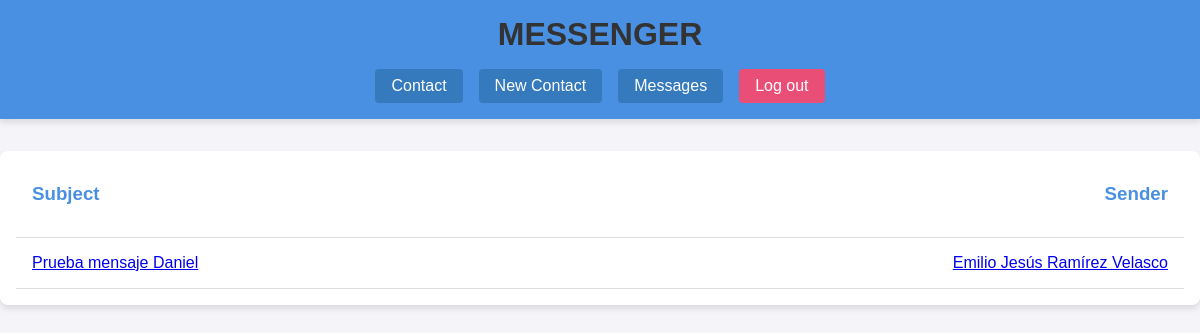
The page /messages.php (signed in) on the database its author committed.
### tables this page shows
CREATE TABLE `messages` (
  `idmessage` int UNSIGNED NOT NULL,
  `refsender` int UNSIGNED NOT NULL,
  `refrecipient` int UNSIGNED NOT NULL,
  `date` date NOT NULL,
  `time` time NOT NULL,
  `subject` varchar(50) NOT NULL DEFAULT '[without subject]',
  `body` varchar(200) DEFAULT NULL,
  `leido` tinyint(1) NOT NULL DEFAULT '0'
);

CREATE TABLE `users` (
  `iduser` int UNSIGNED NOT NULL,
  `nick` varchar(16) NOT NULL,
  `password` varchar(16) NOT NULL DEFAULT '0000',
  `name` varchar(50) NOT NULL
);

### messages.php (the view, shortened to what this page needs)
<!doctype html>
<html lang="en">
<head>
    <link rel="stylesheet" href="assets/style.css">
</head>
<body>
<?php
require_once("assets/header.php");
$nick = $_SESSION["usuario"];
$conection = (new Connection())->getPdo();
$response = $conection->prepare("SELECT A.`idmessage`,A.`refsender`,A.`date`,A.`time`,A.`subject`,A.`body`,A.`leido`, E.name, E.nick, E.iduser FROM messages A, users E WHERE refrecipient =(SELECT iduser FROM users WHERE nick = :nick) AND A.refsender = E.iduser");
$response->bindParam(':nick', $nick);
$response->execute();
$table = $response->fetchAll();
?>
<main>
    <div class="container">
        <?php
        if (!isset($_REQUEST["i"])) {
            ?>
            <div id="tablaMensajes">
                <div id="mensajes">
                    <div class="mensaje titulo">
                        <h3>Subject</h3>
                        <h3>Sender</h3>
                    </div>
                    <?php
                    for ($i = 0; $i < $response->rowCount(); $i++) {
                        ?>
                        <a href="messages.php?i=<?= $i ?>">
                            <?php
                            if ($table[$i]["leido"] == 1) {
                                ?>
                                <div class="apartado mensaje">
                                    <p><?= htmlspecialchars($table[$i]["subject"]) ?></p>
                                    <p><?= htmlspecialchars($table[$i]["name"]) ?></p>
                                </div>
                                <?php
                            }
                            ?>
                        </a>
                        <?php
                    }
                    ?>
                </div>
            </div>
            <?php
        }
        ?>
    </div>
</main>
</body>
</html>

### assets/style.css (style rules this page uses)
* { margin: 0; padding: 0; box-sizing: border-box; }
html, body { height: 100%; margin: 0; font-family: Arial, sans-serif; }
.container { display: flex; flex-direction: column; }
main { flex: 1; overflow: auto; }
body { font-family: Arial, sans-serif; color: #333; background-color: #f4f4f9; display: flex; flex-direction: column; min-height: 100vh; }
.container { max-width: 1200px; margin: 2rem auto; padding: 1rem; background: #ffffff; border-radius: 8px; box-shadow: 0 4px 6px rgba(0,0,0,0.1); }
h1, h2, h3, h4 { margin-bottom: 1rem; color: #4a90e2; }
#tablaMensajes .mensaje, #viewMessage .apartado { display: flex; justify-content: space-between; padding: 1rem; border-bottom: 1px solid #ddd; transition: background-color 0.3s; }

### rows shown on the page
messages: subject "Prueba mensaje Daniel", users.name "Emilio Jesús Ramírez Velasco"
